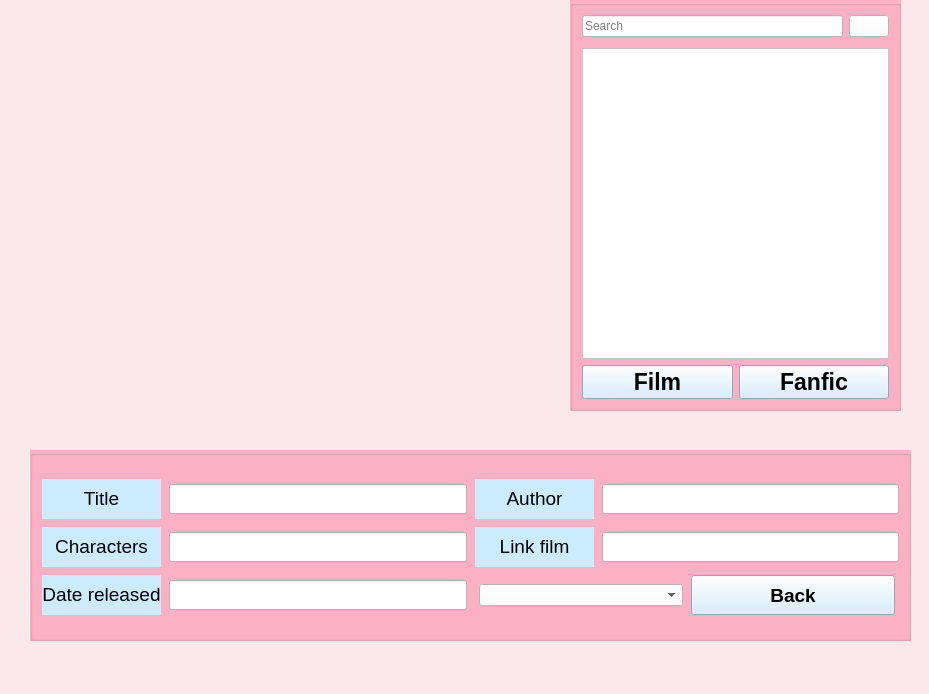
<?xml version="1.0" encoding="UTF-8"?>
<ui version="4.0">
 <class>MainWindow</class>
 <widget class="QMainWindow" name="MainWindow">
  <property name="geometry">
   <rect>
    <x>0</x>
    <y>0</y>
    <width>929</width>
    <height>694</height>
   </rect>
  </property>
  <property name="windowTitle">
   <string>MainWindow</string>
  </property>
  <property name="styleSheet">
   <string notr="true">background-color: rgb(250, 232, 237);
</string>
  </property>
  <widget class="QWidget" name="centralwidget">
   <widget class="QGroupBox" name="groupBox">
    <property name="geometry">
     <rect>
      <x>30</x>
      <y>450</y>
      <width>881</width>
      <height>191</height>
     </rect>
    </property>
    <property name="styleSheet">
     <string notr="true">background-color: rgb(255, 178, 197);</string>
    </property>
    <property name="title">
     <string/>
    </property>
    <layout class="QGridLayout" name="gridLayout_2">
     <item row="1" column="1">
      <layout class="QGridLayout" name="gridLayout" columnstretch="2,5,2,5">
       <property name="spacing">
        <number>8</number>
       </property>
       <item row="2" column="0">
        <widget class="QLabel" name="label_4">
         <property name="font">
          <font>
           <pointsize>14</pointsize>
           <weight>50</weight>
           <bold>false</bold>
          </font>
         </property>
         <property name="styleSheet">
          <string notr="true">background-color: rgb(203, 235, 255);</string>
         </property>
         <property name="text">
          <string>&lt;html&gt;&lt;head/&gt;&lt;body&gt;&lt;p align=&quot;center&quot;&gt;Date released&lt;/p&gt;&lt;/body&gt;&lt;/html&gt;</string>
         </property>
        </widget>
       </item>
       <item row="2" column="1">
        <widget class="QLineEdit" name="lineEdit_Date">
         <property name="minimumSize">
          <size>
           <width>0</width>
           <height>30</height>
          </size>
         </property>
         <property name="styleSheet">
          <string notr="true">background-color: rgb(255, 255, 255);</string>
         </property>
        </widget>
       </item>
       <item row="0" column="0">
        <widget class="QLabel" name="label_2">
         <property name="font">
          <font>
           <pointsize>14</pointsize>
           <weight>50</weight>
           <bold>false</bold>
          </font>
         </property>
         <property name="styleSheet">
          <string notr="true">background-color: rgb(203, 235, 255);
</string>
         </property>
         <property name="text">
          <string>&lt;html&gt;&lt;head/&gt;&lt;body&gt;&lt;p align=&quot;center&quot;&gt;Title&lt;/p&gt;&lt;/body&gt;&lt;/html&gt;</string>
         </property>
        </widget>
       </item>
       <item row="0" column="1">
        <widget class="QLineEdit" name="lineEdit_Title">
         <property name="minimumSize">
          <size>
           <width>0</width>
           <height>30</height>
          </size>
         </property>
         <property name="styleSheet">
          <string notr="true">background-color: rgb(255, 255, 255);</string>
         </property>
        </widget>
       </item>
       <item row="1" column="1">
        <widget class="QLineEdit" name="lineEdit_Character">
         <property name="minimumSize">
          <size>
           <width>0</width>
           <height>30</height>
          </size>
         </property>
         <property name="styleSheet">
          <string notr="true">background-color: rgb(255, 255, 255);</string>
         </property>
        </widget>
       </item>
       <item row="0" column="2">
        <widget class="QLabel" name="label_5">
         <property name="minimumSize">
          <size>
           <width>0</width>
           <height>40</height>
          </size>
         </property>
         <property name="font">
          <font>
           <pointsize>14</pointsize>
           <weight>50</weight>
           <bold>false</bold>
          </font>
         </property>
         <property name="styleSheet">
          <string notr="true">background-color: rgb(203, 235, 255);
</string>
         </property>
         <property name="text">
          <string>&lt;html&gt;&lt;head/&gt;&lt;body&gt;&lt;p align=&quot;center&quot;&gt;Author&lt;/p&gt;&lt;/body&gt;&lt;/html&gt;</string>
         </property>
        </widget>
       </item>
       <item row="0" column="3">
        <widget class="QLineEdit" name="lineEdit_Author">
         <property name="minimumSize">
          <size>
           <width>0</width>
           <height>30</height>
          </size>
         </property>
         <property name="styleSheet">
          <string notr="true">background-color: rgb(255, 255, 255);</string>
         </property>
        </widget>
       </item>
       <item row="2" column="2" colspan="2">
        <layout class="QHBoxLayout" name="horizontalLayout_8">
         <property name="spacing">
          <number>8</number>
         </property>
         <property name="leftMargin">
          <number>4</number>
         </property>
         <property name="rightMargin">
          <number>4</number>
         </property>
         <item>
          <widget class="QComboBox" name="comboBox">
           <property name="whatsThis">
            <string/>
           </property>
           <property name="styleSheet">
            <string notr="true">background-color: rgb(255, 255, 255);</string>
           </property>
           <property name="currentText">
            <string/>
           </property>
           <item>
            <property name="text">
             <string/>
            </property>
            <property name="icon">
             <iconset>
              <normaloff>../images/1Star.png</normaloff>../images/1Star.png</iconset>
            </property>
           </item>
          </widget>
         </item>
         <item>
          <widget class="QPushButton" name="pushButton_Back">
           <property name="minimumSize">
            <size>
             <width>0</width>
             <height>40</height>
            </size>
           </property>
           <property name="font">
            <font>
             <pointsize>14</pointsize>
             <weight>75</weight>
             <bold>true</bold>
            </font>
           </property>
           <property name="styleSheet">
            <string notr="true">background-color: rgb(203, 235, 255);
</string>
           </property>
           <property name="text">
            <string>Back</string>
           </property>
          </widget>
         </item>
        </layout>
       </item>
       <item row="1" column="3">
        <widget class="QLineEdit" name="lineEdit_LinkFilm">
         <property name="minimumSize">
          <size>
           <width>0</width>
           <height>30</height>
          </size>
         </property>
         <property name="styleSheet">
          <string notr="true">background-color: rgb(255, 255, 255);</string>
         </property>
        </widget>
       </item>
       <item row="1" column="2">
        <layout class="QHBoxLayout" name="horizontalLayout_3">
         <item>
          <widget class="QLabel" name="label_6">
           <property name="minimumSize">
            <size>
             <width>0</width>
             <height>40</height>
            </size>
           </property>
           <property name="font">
            <font>
             <pointsize>14</pointsize>
             <weight>50</weight>
             <bold>false</bold>
            </font>
           </property>
           <property name="styleSheet">
            <string notr="true">background-color: rgb(203, 235, 255);
</string>
           </property>
           <property name="text">
            <string>&lt;html&gt;&lt;head/&gt;&lt;body&gt;&lt;p align=&quot;center&quot;&gt;Link film&lt;/p&gt;&lt;/body&gt;&lt;/html&gt;</string>
           </property>
          </widget>
         </item>
        </layout>
       </item>
       <item row="1" column="0">
        <widget class="QLabel" name="label_3">
         <property name="font">
          <font>
           <pointsize>14</pointsize>
           <weight>50</weight>
           <bold>false</bold>
          </font>
         </property>
         <property name="styleSheet">
          <string notr="true">background-color: rgb(203, 235, 255);
</string>
         </property>
         <property name="text">
          <string>&lt;html&gt;&lt;head/&gt;&lt;body&gt;&lt;p align=&quot;center&quot;&gt;Characters&lt;/p&gt;&lt;/body&gt;&lt;/html&gt;</string>
         </property>
        </widget>
       </item>
      </layout>
     </item>
    </layout>
   </widget>
   <widget class="QGroupBox" name="groupBox_2">
    <property name="geometry">
     <rect>
      <x>570</x>
      <y>0</y>
      <width>331</width>
      <height>411</height>
     </rect>
    </property>
    <property name="styleSheet">
     <string notr="true">background-color: rgb(255, 178, 197);
</string>
    </property>
    <property name="title">
     <string/>
    </property>
    <layout class="QVBoxLayout" name="verticalLayout_2">
     <item>
      <layout class="QVBoxLayout" name="verticalLayout">
       <item>
        <layout class="QHBoxLayout" name="horizontalLayout">
         <property name="sizeConstraint">
          <enum>QLayout::SetMinimumSize</enum>
         </property>
         <property name="bottomMargin">
          <number>5</number>
         </property>
         <item>
          <widget class="QLineEdit" name="lineEdit_Search">
           <property name="maximumSize">
            <size>
             <width>16777215</width>
             <height>40</height>
            </size>
           </property>
           <property name="styleSheet">
            <string notr="true">background-color: rgb(255, 255, 255);</string>
           </property>
           <property name="text">
            <string/>
           </property>
           <property name="placeholderText">
            <string>Search</string>
           </property>
          </widget>
         </item>
         <item>
          <widget class="QPushButton" name="pushButton_Search">
           <property name="styleSheet">
            <string notr="true">background-color: rgb(255, 255, 255);</string>
           </property>
           <property name="text">
            <string/>
           </property>
           <property name="icon">
            <iconset>
             <normaloff>../images/search.jpg</normaloff>../images/search.jpg</iconset>
           </property>
          </widget>
         </item>
        </layout>
       </item>
      </layout>
     </item>
     <item>
      <widget class="QListView" name="Qlistview_da_viet">
       <property name="minimumSize">
        <size>
         <width>0</width>
         <height>0</height>
        </size>
       </property>
       <property name="statusTip">
        <string/>
       </property>
       <property name="styleSheet">
        <string notr="true">background-color: rgb(255, 255, 255);</string>
       </property>
      </widget>
     </item>
     <item>
      <layout class="QHBoxLayout" name="horizontalLayout_2">
       <item>
        <widget class="QPushButton" name="pushButton_Film">
         <property name="font">
          <font>
           <family>MS Shell Dlg 2</family>
           <pointsize>17</pointsize>
           <weight>75</weight>
           <bold>true</bold>
          </font>
         </property>
         <property name="styleSheet">
          <string notr="true">background-color: rgb(203, 235, 255);
</string>
         </property>
         <property name="text">
          <string>Film</string>
         </property>
        </widget>
       </item>
       <item>
        <widget class="QPushButton" name="pushButton_Fanfic">
         <property name="font">
          <font>
           <family>MS Shell Dlg 2</family>
           <pointsize>17</pointsize>
           <weight>75</weight>
           <bold>true</bold>
          </font>
         </property>
         <property name="styleSheet">
          <string notr="true">background-color: rgb(203, 235, 255);
</string>
         </property>
         <property name="text">
          <string>Fanfic</string>
         </property>
        </widget>
       </item>
      </layout>
     </item>
    </layout>
   </widget>
   <widget class="QLabel" name="label_9">
    <property name="geometry">
     <rect>
      <x>30</x>
      <y>10</y>
      <width>501</width>
      <height>401</height>
     </rect>
    </property>
    <property name="text">
     <string/>
    </property>
    <property name="pixmap">
     <pixmap>../../../Ky thuat lap trinh/FINALEXAM/readofuserandreviewmana/images/logo.png</pixmap>
    </property>
    <property name="scaledContents">
     <bool>true</bool>
    </property>
    <property name="wordWrap">
     <bool>false</bool>
    </property>
   </widget>
   <zorder>label_9</zorder>
   <zorder>groupBox</zorder>
   <zorder>groupBox_2</zorder>
  </widget>
  <widget class="QMenuBar" name="menubar">
   <property name="geometry">
    <rect>
     <x>0</x>
     <y>0</y>
     <width>929</width>
     <height>22</height>
    </rect>
   </property>
  </widget>
  <widget class="QStatusBar" name="statusbar"/>
 </widget>
 <resources/>
 <connections/>
</ui>
